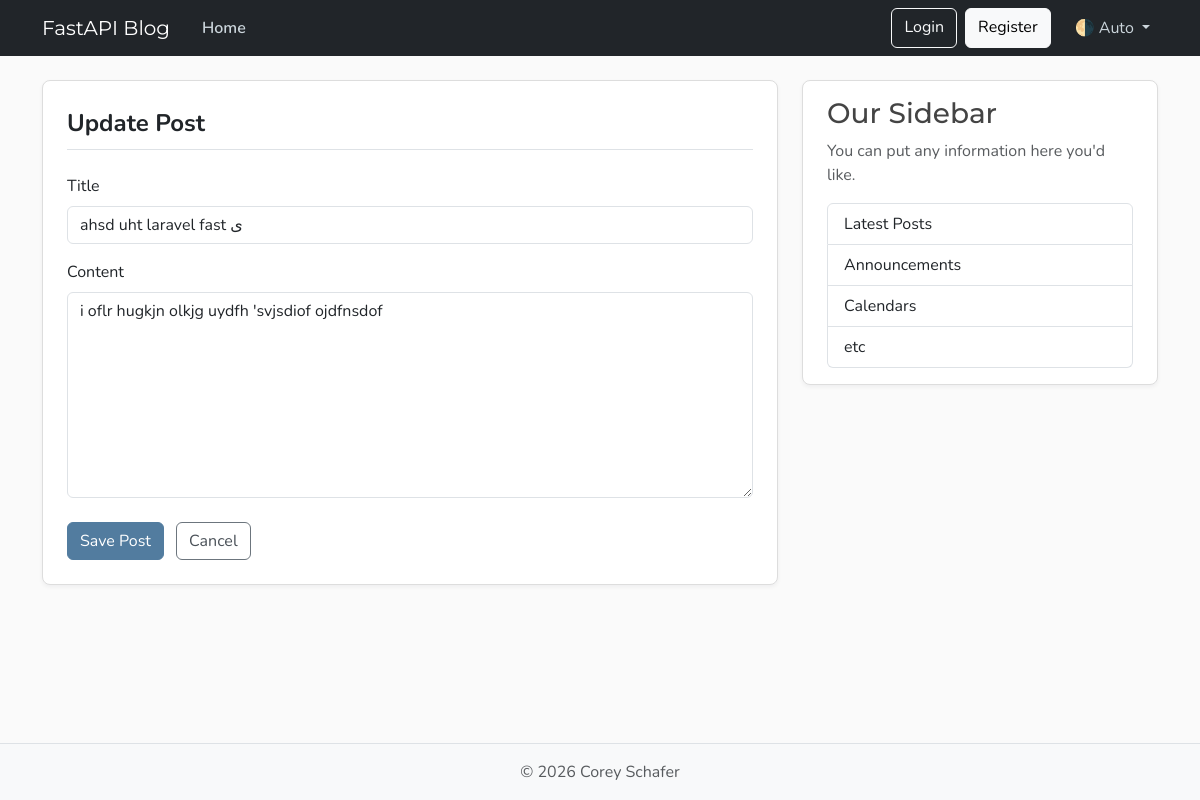
The page /api/posts/3/update on the database as committed earlier.
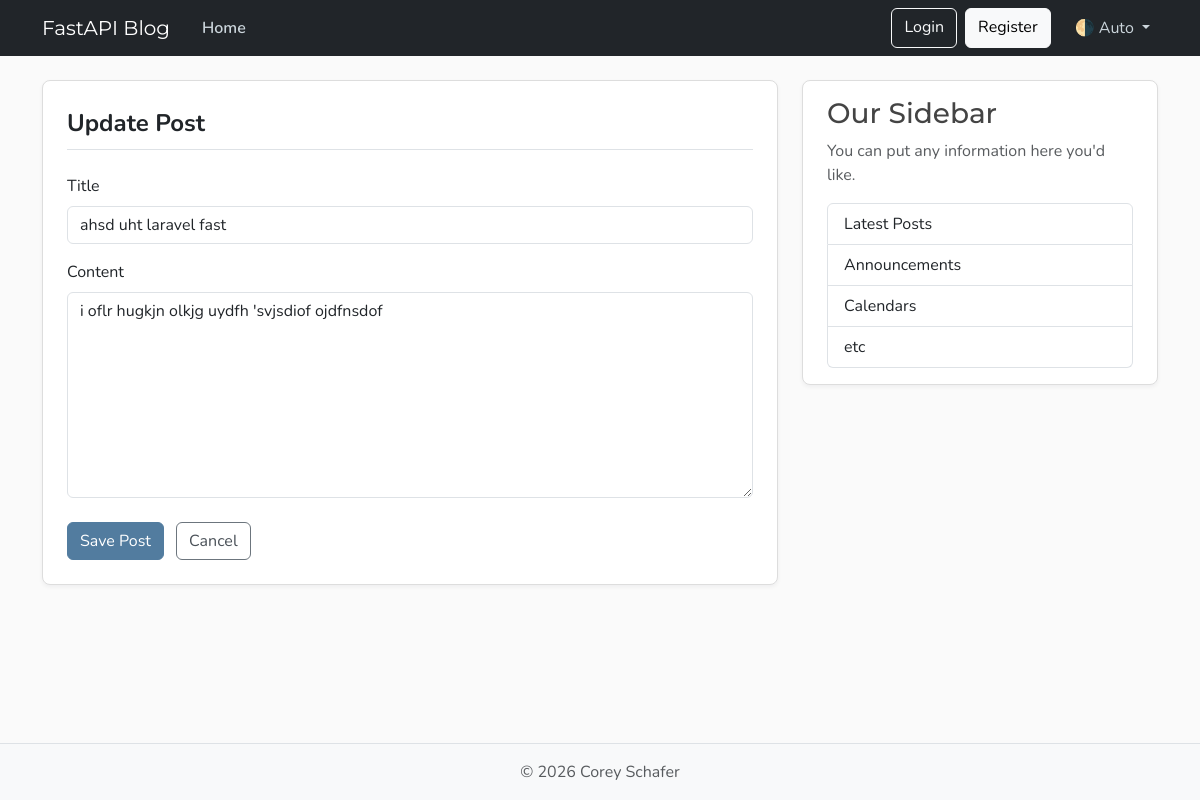
The same page on the database as committed later.
### schemas/model.py (models this page shows)
class Post(Base):
    __tablename__ = "posts"
    id: Mapped[int] = mapped_column(Integer, primary_key=True, index=True)
    title: Mapped[str] = mapped_column(String(100), nullable=False)
    content: Mapped[str] = mapped_column(Text, nullable=False)
    user_id: Mapped[int] = mapped_column(ForeignKey("users.id"), nullable=False, index=True)
    date_posted: Mapped[datetime] = mapped_column(
        DateTime(timezone=True),
        default=lambda: datetime.now(timezone.utc),
    )
    author: Mapped[User] = relationship("User", back_populates="posts")

### routers/posts.py (the view)
@router.get("/{post_id}/update", include_in_schema=False, name="update_post")
async def update_post_page(request: Request, post_id: int, db: Annotated[AsyncSession, Depends(get_db)]):
    result = await db.execute(select(schemas.model.Post).where(schemas.model.Post.id == post_id))
    post = result.scalars().first()
    if not post:
        raise HTTPException(status_code=status.HTTP_404_NOT_FOUND, detail="Post not found")
    return templates.TemplateResponse(
        request,
        "create_post.html",
        {"post": post, "title": "Update Post", "legend": "Update Post"}
    )

### templates/create_post.html
{% extends "layout.html" %}
{% block content %}
<div class="content-section py-4 px-4 mb-4">
    <form method="POST" action="">
        <fieldset class="form-group">
            <legend class="border-bottom mb-4 text-body pb-2 fw-bold">{{ legend if legend else "New Post" }}</legend>
            <div class="mb-3">
                <label for="title" class="form-label text-body">Title</label>
                <input type="text"
                       class="form-control bg-body text-body"
                       id="title"
                       name="title"
                       value="{{ post.title if post else '' }}"
                       required>
            </div>
            <div class="mb-3">
                <label for="content" class="form-label text-body">Content</label>
                <textarea class="form-control bg-body text-body"
                          id="content"
                          name="content"
                          rows="8"
                          required>{{ post.content if post else '' }}</textarea>
            </div>
        </fieldset>
        <div class="pt-2">
            <button type="submit" class="btn btn-primary">Save Post</button>
            <a href="{{ url_for('post_page', post_id=post.id) if post else '/' }}" class="btn btn-outline-secondary ms-2">Cancel</a>
        </div>
    </form>
</div>
{% endblock content %}

Rows that differ between the two databases and show on the page:
changed Post "i oflr hugkjn olkjg uydfh 'svjsdiof ojdfnsdof": title "ahsd uht laravel fast ى" → "ahsd uht laravel fast"
